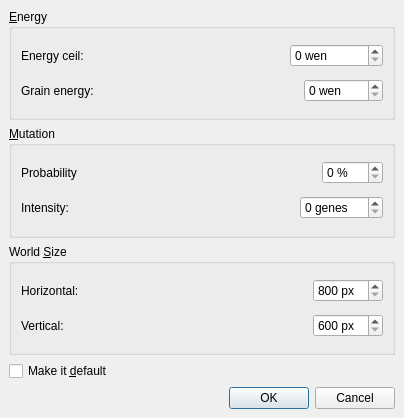
<ui version="4.0" >
 <class>Opcoes</class>
 <widget class="QWidget" name="Opcoes" >
  <property name="geometry" >
   <rect>
    <x>0</x>
    <y>0</y>
    <width>404</width>
    <height>418</height>
   </rect>
  </property>
  <property name="sizePolicy" >
   <sizepolicy vsizetype="Fixed" hsizetype="Fixed" >
    <horstretch>0</horstretch>
    <verstretch>0</verstretch>
   </sizepolicy>
  </property>
  <property name="windowTitle" >
   <string>Options</string>
  </property>
  <property name="windowIcon" >
   <iconset resource="../../../graphs/recursos.qrc" >
    <normaloff>:/icons/icons/main-icon.png</normaloff>:/icons/icons/main-icon.png</iconset>
  </property>
  <layout class="QVBoxLayout" >
   <property name="spacing" >
    <number>6</number>
   </property>
   <property name="margin" >
    <number>9</number>
   </property>
   <item>
    <widget class="QGroupBox" name="groupBox" >
     <property name="title" >
      <string>&amp;Energy</string>
     </property>
     <layout class="QVBoxLayout" >
      <property name="spacing" >
       <number>6</number>
      </property>
      <property name="margin" >
       <number>9</number>
      </property>
      <item>
       <layout class="QHBoxLayout" >
        <property name="spacing" >
         <number>6</number>
        </property>
        <property name="margin" >
         <number>0</number>
        </property>
        <item>
         <widget class="QLabel" name="label" >
          <property name="text" >
           <string>Energy ceil:</string>
          </property>
         </widget>
        </item>
        <item>
         <spacer>
          <property name="orientation" >
           <enum>Qt::Horizontal</enum>
          </property>
          <property name="sizeHint" stdset="0" >
           <size>
            <width>40</width>
            <height>20</height>
           </size>
          </property>
         </spacer>
        </item>
        <item>
         <widget class="QSpinBox" name="spinTeto" >
          <property name="suffix" >
           <string> wen</string>
          </property>
          <property name="maximum" >
           <number>100000</number>
          </property>
         </widget>
        </item>
       </layout>
      </item>
      <item>
       <layout class="QHBoxLayout" >
        <property name="spacing" >
         <number>6</number>
        </property>
        <property name="margin" >
         <number>0</number>
        </property>
        <item>
         <widget class="QLabel" name="label_3" >
          <property name="text" >
           <string>Grain energy:</string>
          </property>
         </widget>
        </item>
        <item>
         <spacer>
          <property name="orientation" >
           <enum>Qt::Horizontal</enum>
          </property>
          <property name="sizeHint" stdset="0" >
           <size>
            <width>40</width>
            <height>20</height>
           </size>
          </property>
         </spacer>
        </item>
        <item>
         <widget class="QSpinBox" name="spinGrao" >
          <property name="suffix" >
           <string> wen</string>
          </property>
          <property name="maximum" >
           <number>1000</number>
          </property>
         </widget>
        </item>
       </layout>
      </item>
     </layout>
    </widget>
   </item>
   <item>
    <widget class="QGroupBox" name="groupBox_2" >
     <property name="title" >
      <string>&amp;Mutation</string>
     </property>
     <layout class="QVBoxLayout" >
      <property name="spacing" >
       <number>6</number>
      </property>
      <property name="margin" >
       <number>9</number>
      </property>
      <item>
       <layout class="QHBoxLayout" >
        <property name="spacing" >
         <number>6</number>
        </property>
        <property name="margin" >
         <number>0</number>
        </property>
        <item>
         <widget class="QLabel" name="label_4" >
          <property name="text" >
           <string>Probability</string>
          </property>
         </widget>
        </item>
        <item>
         <spacer>
          <property name="orientation" >
           <enum>Qt::Horizontal</enum>
          </property>
          <property name="sizeHint" stdset="0" >
           <size>
            <width>40</width>
            <height>20</height>
           </size>
          </property>
         </spacer>
        </item>
        <item>
         <widget class="QSpinBox" name="spinProbabilidade" >
          <property name="suffix" >
           <string> %</string>
          </property>
          <property name="maximum" >
           <number>100</number>
          </property>
         </widget>
        </item>
       </layout>
      </item>
      <item>
       <layout class="QHBoxLayout" >
        <property name="spacing" >
         <number>6</number>
        </property>
        <property name="margin" >
         <number>0</number>
        </property>
        <item>
         <widget class="QLabel" name="label_5" >
          <property name="text" >
           <string>Intensity:</string>
          </property>
         </widget>
        </item>
        <item>
         <spacer>
          <property name="orientation" >
           <enum>Qt::Horizontal</enum>
          </property>
          <property name="sizeHint" stdset="0" >
           <size>
            <width>40</width>
            <height>20</height>
           </size>
          </property>
         </spacer>
        </item>
        <item>
         <widget class="QSpinBox" name="spinIntensidade" >
          <property name="suffix" >
           <string> genes</string>
          </property>
          <property name="maximum" >
           <number>100</number>
          </property>
         </widget>
        </item>
       </layout>
      </item>
     </layout>
    </widget>
   </item>
   <item>
    <widget class="QGroupBox" name="groupBox_3" >
     <property name="title" >
      <string>World &amp;Size</string>
     </property>
     <layout class="QVBoxLayout" >
      <property name="spacing" >
       <number>6</number>
      </property>
      <property name="margin" >
       <number>9</number>
      </property>
      <item>
       <layout class="QHBoxLayout" >
        <property name="spacing" >
         <number>6</number>
        </property>
        <property name="margin" >
         <number>0</number>
        </property>
        <item>
         <widget class="QLabel" name="label_6" >
          <property name="text" >
           <string>Horizontal:</string>
          </property>
         </widget>
        </item>
        <item>
         <spacer>
          <property name="orientation" >
           <enum>Qt::Horizontal</enum>
          </property>
          <property name="sizeHint" stdset="0" >
           <size>
            <width>40</width>
            <height>20</height>
           </size>
          </property>
         </spacer>
        </item>
        <item>
         <widget class="QSpinBox" name="spinHorizontal" >
          <property name="suffix" >
           <string> px</string>
          </property>
          <property name="minimum" >
           <number>800</number>
          </property>
          <property name="maximum" >
           <number>8192</number>
          </property>
         </widget>
        </item>
       </layout>
      </item>
      <item>
       <layout class="QHBoxLayout" >
        <property name="spacing" >
         <number>6</number>
        </property>
        <property name="margin" >
         <number>0</number>
        </property>
        <item>
         <widget class="QLabel" name="label_7" >
          <property name="text" >
           <string>Vertical:</string>
          </property>
         </widget>
        </item>
        <item>
         <spacer>
          <property name="orientation" >
           <enum>Qt::Horizontal</enum>
          </property>
          <property name="sizeHint" stdset="0" >
           <size>
            <width>40</width>
            <height>20</height>
           </size>
          </property>
         </spacer>
        </item>
        <item>
         <widget class="QSpinBox" name="spinVertical" >
          <property name="suffix" >
           <string> px</string>
          </property>
          <property name="minimum" >
           <number>600</number>
          </property>
          <property name="maximum" >
           <number>6144</number>
          </property>
         </widget>
        </item>
       </layout>
      </item>
     </layout>
    </widget>
   </item>
   <item>
    <widget class="QCheckBox" name="checkPadrao" >
     <property name="text" >
      <string>Make it &amp;default</string>
     </property>
    </widget>
   </item>
   <item>
    <layout class="QHBoxLayout" >
     <property name="spacing" >
      <number>6</number>
     </property>
     <property name="margin" >
      <number>0</number>
     </property>
     <item>
      <spacer>
       <property name="orientation" >
        <enum>Qt::Horizontal</enum>
       </property>
       <property name="sizeHint" stdset="0" >
        <size>
         <width>201</width>
         <height>20</height>
        </size>
       </property>
      </spacer>
     </item>
     <item>
      <widget class="QDialogButtonBox" name="buttonBox" >
       <property name="orientation" >
        <enum>Qt::Horizontal</enum>
       </property>
       <property name="standardButtons" >
        <set>QDialogButtonBox::Cancel|QDialogButtonBox::Ok</set>
       </property>
      </widget>
     </item>
    </layout>
   </item>
  </layout>
 </widget>
 <resources>
  <include location="../../../graphs/recursos.qrc" />
 </resources>
 <connections/>
</ui>
